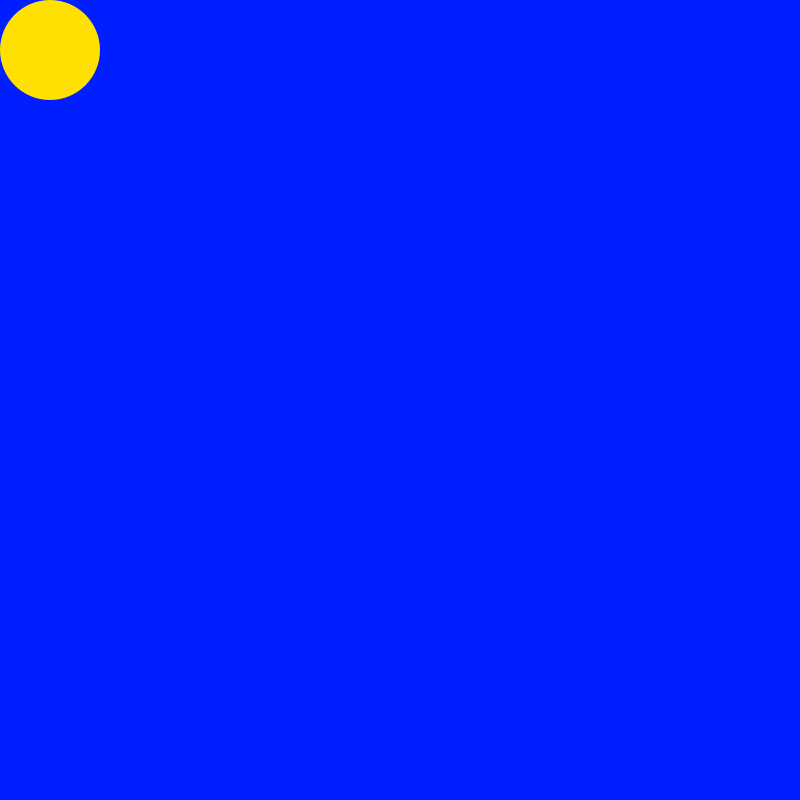
Frame 1 (no input)
Frame 60 (the mouse pressed at the canvas centre just before this capture): identical to frame 1, image omitted
Frame 120 (the mouse held since frame 60 and released just before this capture): identical to frame 1, image omitted

The Processing sketch that drew this single still picture (run headless with seeded random() and noise(); from frame 60 on, the mouse is pressed at the canvas centre):

// Processing sketch: C13
// ── C13.pde
int x = 50;
int y = 50;
int size = 100;
float bcolor = random(360);
boolean xplus,  yplus = true;

void setup(){
  size(800,800);
  colorMode(HSB,360,100,100);
  background(bcolor,100,100);
  noStroke();
}

void draw() {
  background(bcolor,100,100);
  fill(bcolor-180,100,100);
  ellipse(x,y,size,size);
  if(x >= 800-size/2){
    if(xplus == true){
      xplus = false;
    } else if(xplus == false){
      xplus = true;
    }
  }
}


      
